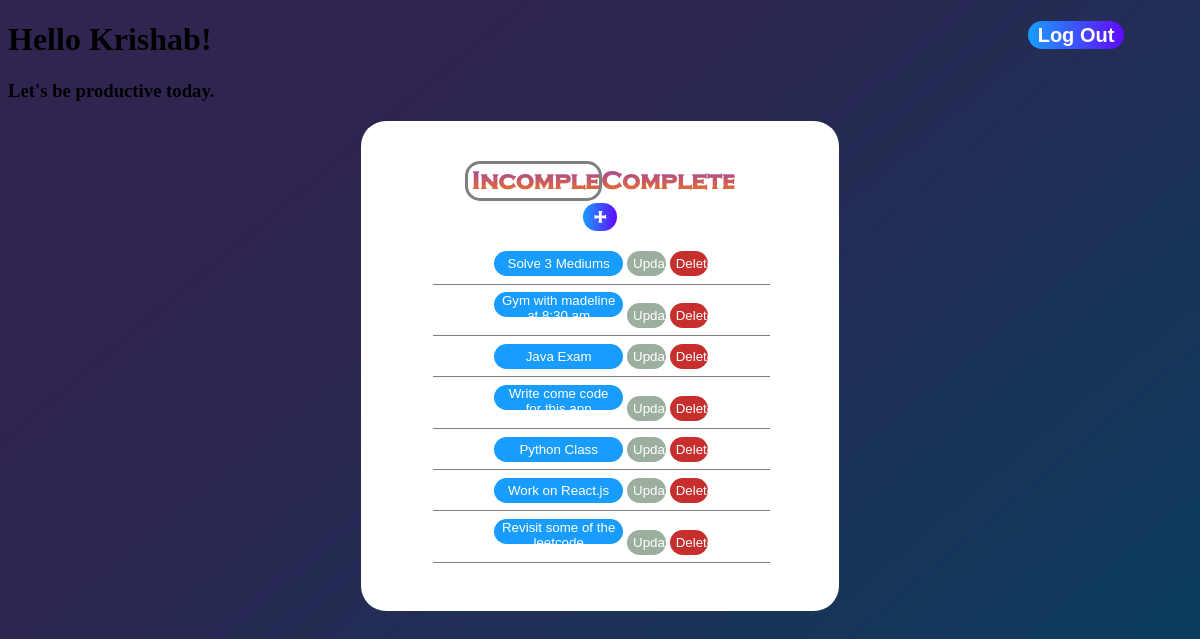
The page /incompleted/ (signed in) on the database as committed earlier.
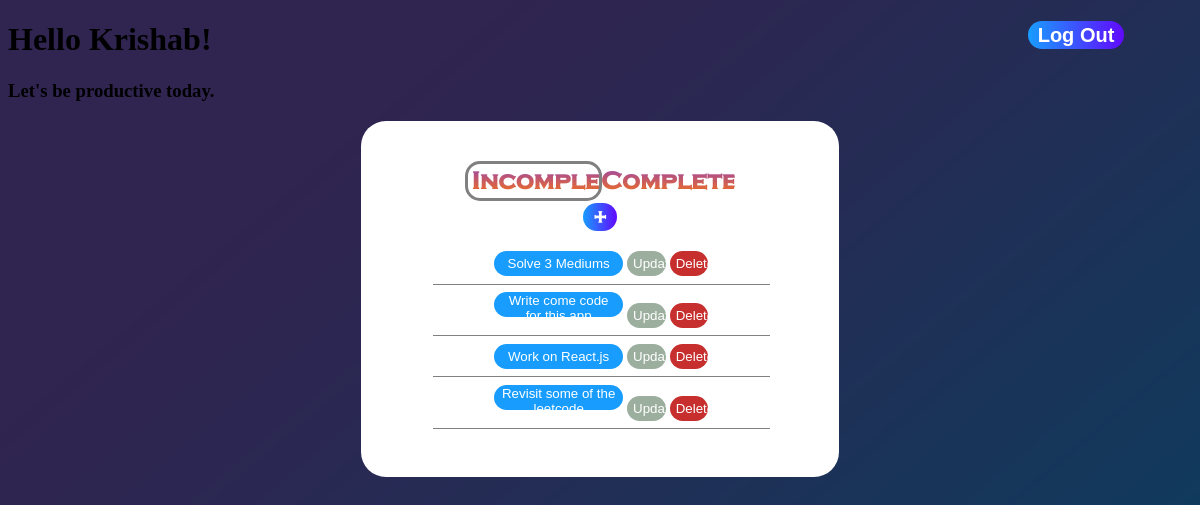
The same page on the database as committed later.
### main/models.py (models this page shows, shortened)
class Task(models.Model):
    title = models.CharField(max_length=50)
    description = models.TextField(max_length=175,  blank = True)
    completion = models.BooleanField(default=False)
    date_created = models.DateTimeField(default = timezone.now)
    author = models.ForeignKey(User, on_delete = models.CASCADE)

### main/views.py (the view)
# urls.py: path("incompleted/", login_required(views.IncompletedView.as_view()), name = "incompleted"),
class IncompletedView(ListView):
    model = Task
    template_name = "main/IncompletedPage.html"
    context_object_name = "tasks"
    ordering = ['date_created']
    def get_queryset(self):
        base = super().get_queryset()
        data = base.filter(author = self.request.user,  completion = False)
        return data

### main/templates/main/IncompletedPage.html (shortened to what this page needs)
{% extends 'main/base.html' %}
{% load static %}
{% block css %}<link rel="stylesheet" href="{% static 'main/main.css' %}">{% endblock css %}
{% block content %}
<div>
    <div>
        <a href="{% url 'logout' %}"><button class = "logout-button">Log Out</button></a>
    </div>
        <h1>Hello {{user.first_name}}!</h1>
        <h3>Let's be productive today.</h3>
    </div>
    <div class = 'incompleted-main-panel'>
        <div>
            <a href="{% url 'incompleted' %}"><button class = "incomplete-button-active">Incomplete</button></a><a href="{% url 'completed' %}"><button class = "completed-button">Completed</button></a>
        </div>
        <div>
            <a href="{% url 'taskCreate' %}"><button class = "create-task-button"> + </button></a>
        </div>
        <div>
            <ul>
                {% for task in tasks %}
                    <li class = "task-list"><a href = "{% url 'taskDetail' pk=task.pk%}"><button class = "task-detail">{{task.title}}</button></a>
                        <a href = "{% url 'taskUpdate' pk=task.pk%}"><button class = "update-button">Update</button></a>
                        <a href = "{% url 'taskDelete' pk=task.pk%}"><button class = "delete-button">Delete</button></a></li>
                {% endfor %}
            </ul>
        </div>
    </div>
{% endblock content %}

Rows that differ between the two databases and show on the page:
no longer on this page (row edited): Task: title "Gym with madeline at 8:30 am"
no longer on this page (row edited): Task: title "Java Exam"
no longer on this page (row edited): Task: title "Python Class"
